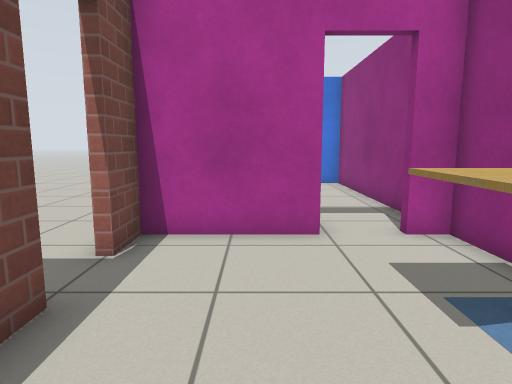
View 1 (above)

12 first-person views from a walk through a world built for the Gazebo simulator. The camera is 0.92 m above the floor, tilts 8° down and sees 75° across. The floor is counted in squares, 0.5 m on a side. Each view is taken from the middle of a square. On the plan, view 1 faces up. The plan holds only what a view shows up to about 17 squares ahead; the rest is blank. The robots in the file are not drawn. Gazebo's built-in surfaces are drawn with simple patterns.

View 2
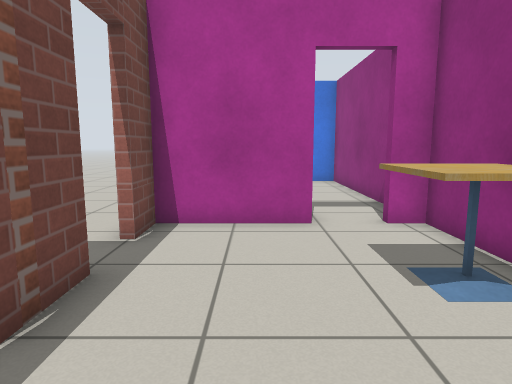

View 3
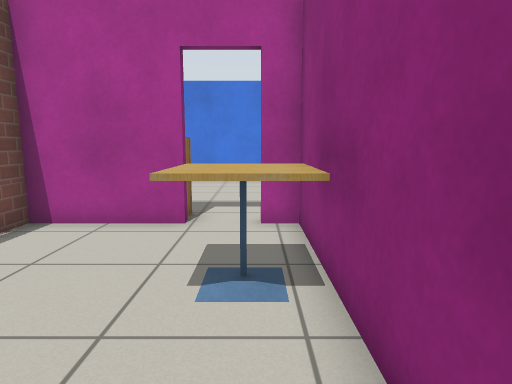

View 4
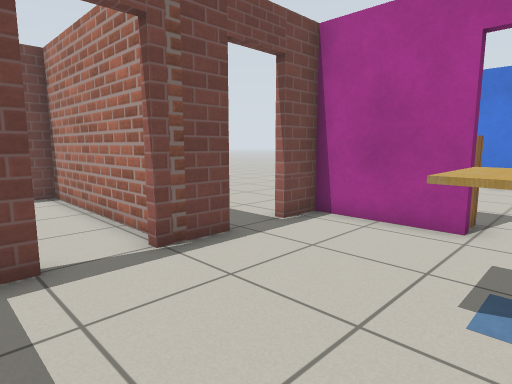

View 5
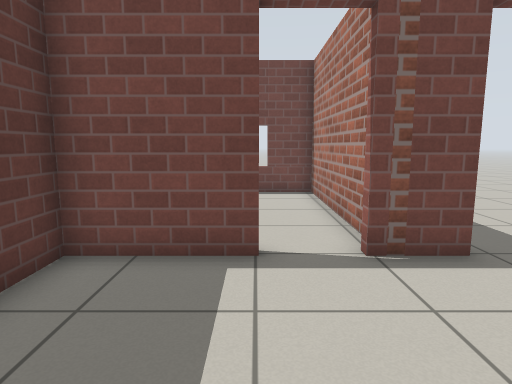

View 6
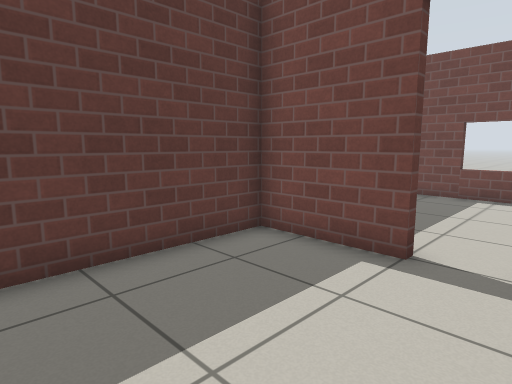

View 7
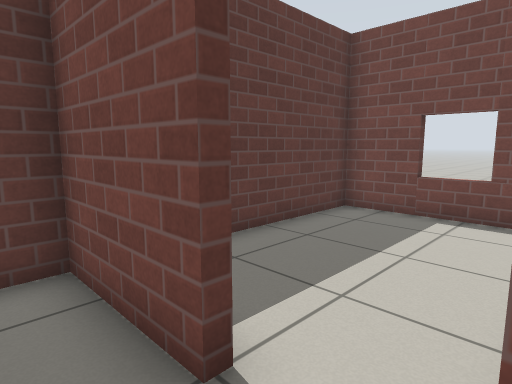

View 8
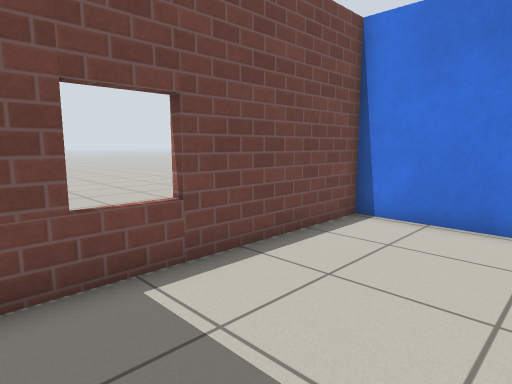

View 9
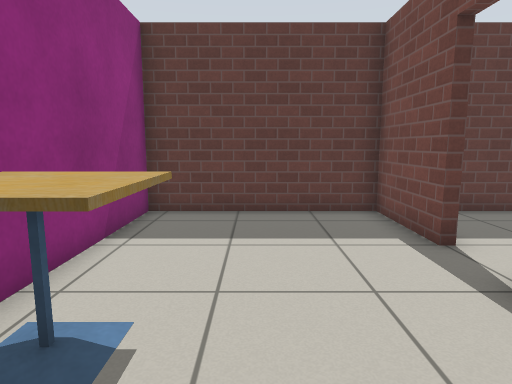

View 10
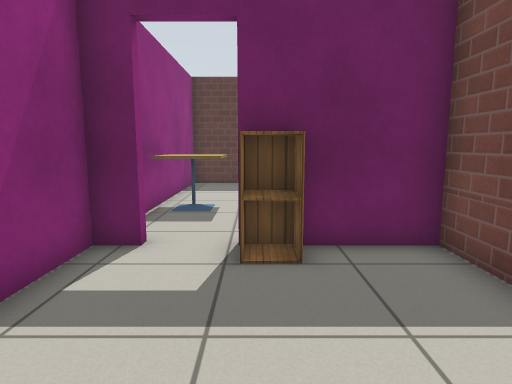

View 11
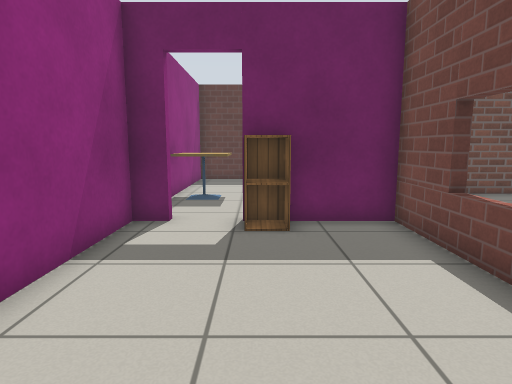

View 12
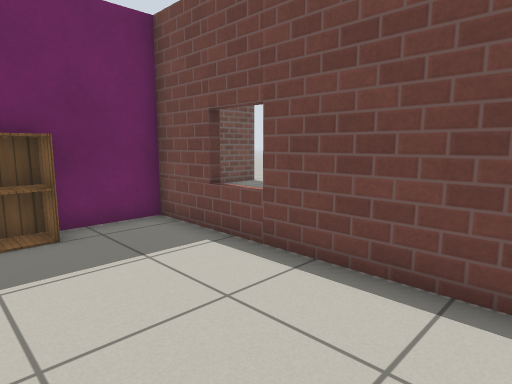

### Floor plan
Ten units are one square. View 1 is at (0, 0); x grows to the right and y downward. Boxes are objects, and circles mark ways between rooms. Rooms are numbered by the first view taken in them; rooms with no view inside come last. Other rooms are left out.
<svg viewBox="-106 -167 151 204">
<path fill="none" stroke="#000" d="M-24 -36 -24 -17M-24 -1 -24 32 40 32 40 -67 31 -67M13 -67 -24 -67 -24 -54M31 -70 40 -70 40 -162 -24 -162 -24 -70 13 -70M-32 -22 -101 -22 -101 32 -46 32"/>
<rect x="15" y="-45" width="20" height="20" fill="#bbb"><title>cafe table</title></rect>
<rect x="5" y="-85" width="10" height="10" fill="#bbb"><title>cabinet</title></rect>
<circle cx="25" cy="-70" r="3" fill="#2a7"/>
<circle cx="-27" cy="-7" r="3" fill="#2a7"/>
<text x="10" y="-20">1</text>
<text x="10" y="-120">2</text>
<text x="-60" y="10">3</text>
</svg>
Room 1 opens to room 2. Room 1 opens to room 3.

Where each view was taken, in squares from view 1:
view 1: 0 up, 0 right, facing up
view 2: 1 down, 0 right, facing up
view 3: 1 down, 3 right, facing up
view 4: 1 down, 3 right, facing up-left
view 5: 0 up, 3 right, facing left
view 6: 2 up, 3 right, facing down-left
view 7: 2 up, 1 left, facing down-left
view 8: 8 up, 2 right, facing up-left
view 9: 6 up, 1 right, facing down
view 10: 13 up, 1 right, facing down
view 11: 15 up, 1 right, facing down
view 12: 15 up, 2 right, facing down-left
